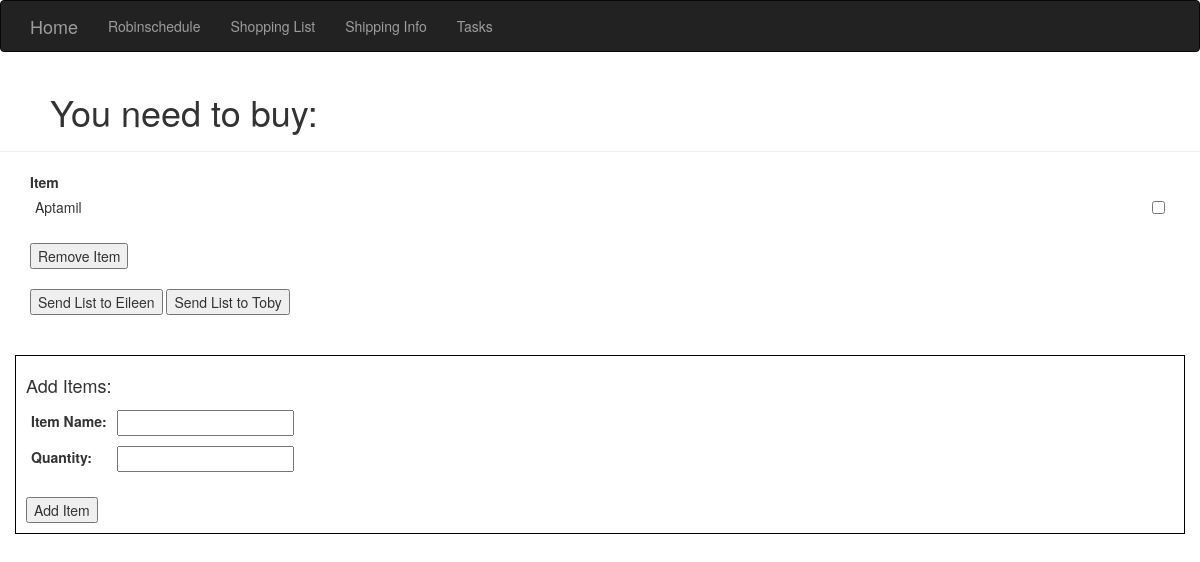
The app's page /shopping, older data.
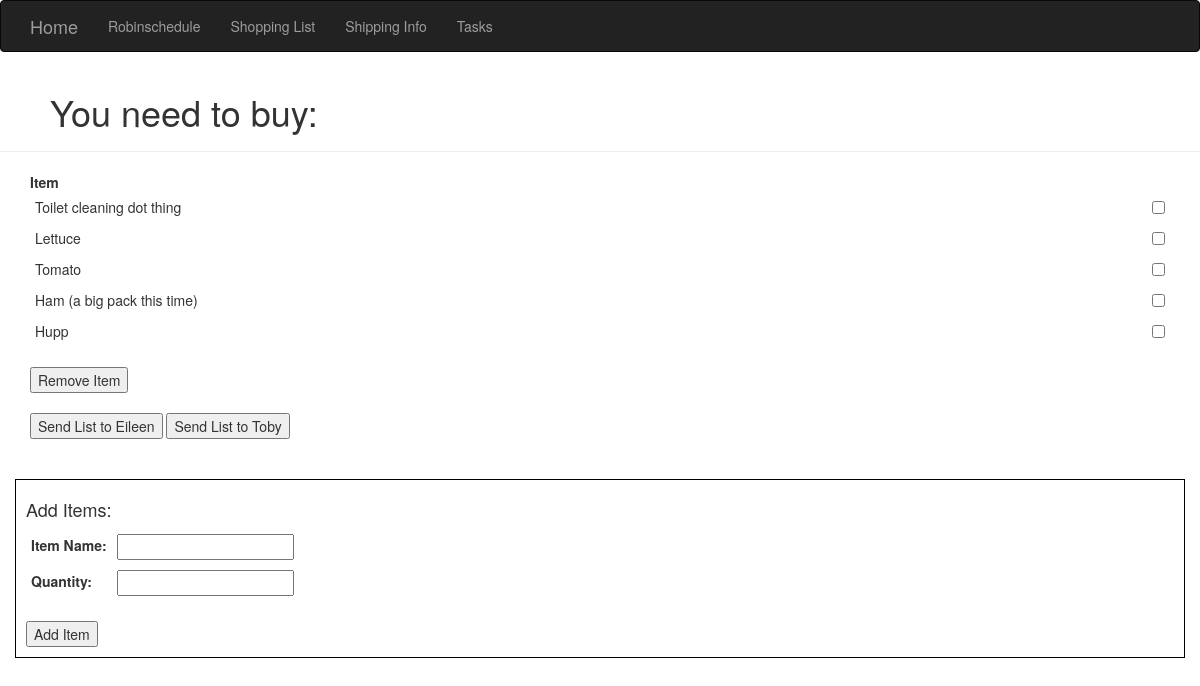
The same page, newer data.
### homeSite.py (models this page shows, shortened)
class Grocery(db.Model):
    __tablename__ = 'groceries'
    id = db.Column(db.Integer, primary_key=True)
    itemName = db.Column(db.String(64), unique=True)
    quantity = db.Column(db.Integer) #Setting quantity to optional so 'rice' doesn't need a quantity

### homeSite.py (the view, shortened to what this page needs)
@app.route('/shopping', methods=['GET', 'POST'])
def shopping():
    shoppingItems = Grocery.query.all()
    recipientEmailAddress = None
    return render_template('shopping.html', items=shoppingItems)

### templates/shopping.html (shortened to what this page needs)
{% extends "base.html" %}
{% block content %}
<div class="page-header" style="padding-left: 50px;">
    <h1>You need to buy:</h1>
</div>
<div class="container">
    {% if items %}
    <form method="POST" name="itemsToRemove">
    <table>
        <tr>
            <th style="width: 90%;">
                Item
            </th>
            <th style="width: 10%;">
            </th>
        </tr>
        {% for item in items %}
            <tr>
                <td>
                    {{item.itemName}}
                </td>
                <td>
                </td>
                <td><input type="checkbox" name="itemToRemove" value="{{item.itemName}}"></td>
            </tr>
        {% endfor %}
    </table>
    <br/>
    <input type="submit" name="remove" value="Remove Item">
</form>
    <br/>
    <form method="POST">
        <input type="submit" name="eileen" value="Send List to Eileen">
        <input type="submit" name="toby" value="Send List to Toby">
    </form>
    {% else %}
        <div class="list-group-heading" style="padding-left: 50px;">
            There's nothing you need to buy.
        </div>
    {% endif %}
</div>
<br>
<br>
<div class="container" style="border: 1px solid black; padding: 10px;">
    <form method=POST name="addItem">
        <table>
            <tr>
                <th colspan="2">
                    <h4>Add Items:</h4>
                </th>
            </tr>
            <tr>
                <td>
                    <label for="itemName">Item Name:</label>
                </td>
                <td>
                    <input type="text" id="itemName" name="itemName" required>
                </td>
            </tr>
            <tr>
                <td>
                    <label for="itemQuant">Quantity:</label>
                </td>
                <td>
                    <input type="number" id="itemQuant" name="itemQuant" min='1'>
                </td>
            </tr>
            <tr style="height: 20px;">
            </tr>
        </table>
    <input type="submit" name="addItem" value="Add Item">
    </form>
</div>
<br/>
{% endblock %}

Row changes from the older to the newer data that the page shows:
changed Grocery: itemName "Aptamil" → "Toilet cleaning dot thing"
added Grocery: itemName "Lettuce"
added Grocery: itemName "Tomato"
added Grocery: itemName "Ham (a big pack this time)"
added Grocery: itemName "Hupp"
